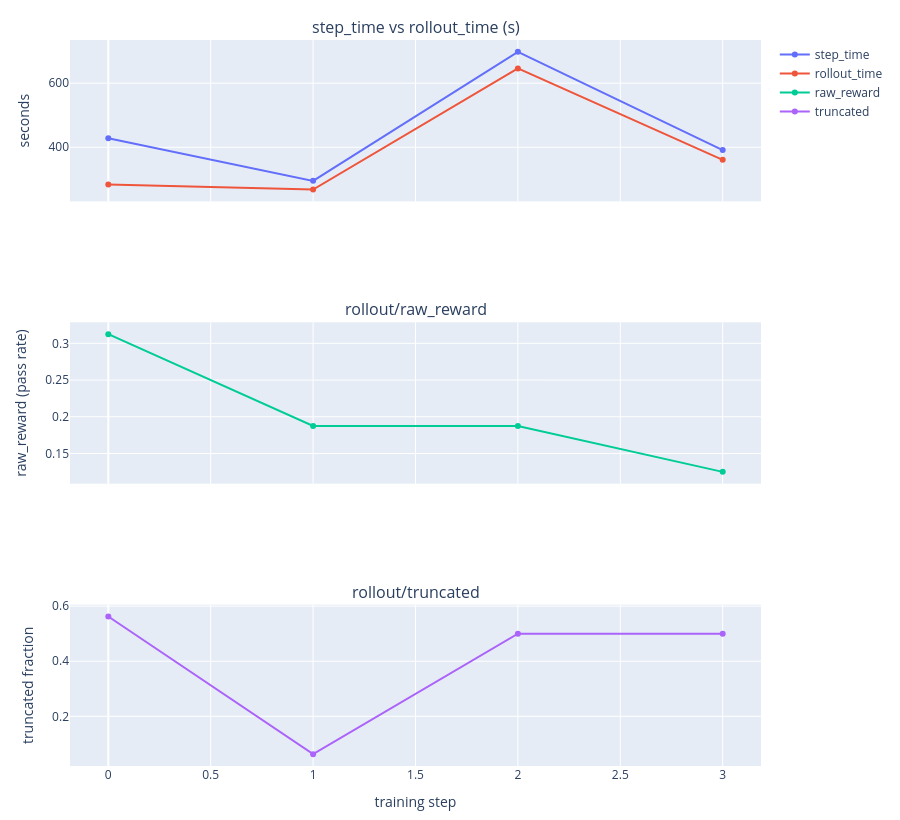

The cell this chart's notebook holds for it:
### Markdown cell above
## 7. Monitoring training

A single cell drives the whole monitoring view. On every refresh it prints the W&B run link (parsed from `train.log`, pinned at the top so it doesn't scroll away) followed by a live tail of `train.log`. What it shows below that depends on where the run currently is:

- During the rollout phase, before the first training step has finished, it reuses the rollout monitor (`rollout_panel` from `notebook-monitoring/`) to show a per-sample view of turns and rewards.
- Once the first full rollout and training step complete, it switches over to live, hover-able line charts.

Those charts are rendered directly in the notebook, using data parsed from `train.log`, so you see the same curves whether or not you're also looking at W&B:

- **Timing** — `step_time` (`perf/step_time`) plotted against `rollout_time` (`perf/rollout_time`).
- **Reward** — `rollout/raw_reward`, the pass rate, per step.
- **Truncated** — `rollout/truncated` per step.

The charts use plotly (installed automatically on first run) with `hovermode="x unified"`, so hovering any point shows the Y value for every series at that step. Below the charts you'll also find a per-step table, reprinted on every refresh so no step is ever dropped from view, and the turns-per-sample breakdown for the most recent rollout. The cell re-renders in place as it goes; interrupting it (the stop button) only stops the cell from reading logs — it has no effect on the training run itself.

### Code cell
# Live training monitor: W&B link + train.log tail + current-step rollout panel +
# hover-able charts. Definitions live in notebook-monitoring/training_monitor.py. Interrupt to end.
import os, sys, importlib
sys.path.insert(0, os.path.join(
    os.environ.get("EX", os.path.join(os.getcwd(), "examples/experimental/qwen3-codecontests")),
    "notebook-monitoring"))
import rollout_monitor, training_monitor
importlib.reload(rollout_monitor); importlib.reload(training_monitor)
training_monitor.watch_training()

### Figure 1 — Plotly figure (JSON) as saved in the notebook; plotly's stock layout.template omitted (floating-point values rounded to 4 significant figures)
{"data": [{"mode": "lines+markers", "name": "step_time", "type": "scatter", "x": [0, 1, 2, 3], "xaxis": "x", "y": [427.8, 295.2, 697.8, 391.2], "yaxis": "y"}, {"mode": "lines+markers", "name": "rollout_time", "type": "scatter", "x": [0, 1, 2, 3], "xaxis": "x", "y": [283.6, 268.2, 646.0, 360.9], "yaxis": "y"}, {"mode": "lines+markers", "name": "raw_reward", "type": "scatter", "x": [0, 1, 2, 3], "xaxis": "x2", "y": [0.3125, 0.1875, 0.1875, 0.125], "yaxis": "y2"}, {"mode": "lines+markers", "name": "truncated", "type": "scatter", "x": [0, 1, 2, 3], "xaxis": "x3", "y": [0.5625, 0.0625, 0.5, 0.5], "yaxis": "y3"}], "layout": {"annotations": [{"font": {"size": 16}, "showarrow": false, "text": "step_time vs rollout_time (s)", "x": 0.5, "xanchor": "center", "xref": "paper", "y": 1, "yanchor": "bottom", "yref": "paper"}, {"font": {"size": 16}, "showarrow": false, "text": "rollout/raw_reward", "x": 0.5, "xanchor": "center", "xref": "paper", "y": 0.6111, "yanchor": "bottom", "yref": "paper"}, {"font": {"size": 16}, "showarrow": false, "text": "rollout/truncated", "x": 0.5, "xanchor": "center", "xref": "paper", "y": 0.2222, "yanchor": "bottom", "yref": "paper"}], "height": 820, "hovermode": "x unified", "margin": {"b": 45, "l": 70, "r": 20, "t": 40}, "xaxis": {"anchor": "y", "domain": [0, 1], "matches": "x3", "showticklabels": false}, "xaxis2": {"anchor": "y2", "domain": [0, 1], "matches": "x3", "showticklabels": false}, "xaxis3": {"anchor": "y3", "domain": [0, 1], "title": {"text": "training step"}}, "yaxis": {"anchor": "x", "domain": [0.7778, 1], "title": {"text": "seconds"}}, "yaxis2": {"anchor": "x2", "domain": [0.3889, 0.6111], "title": {"text": "raw_reward (pass rate)"}}, "yaxis3": {"anchor": "x3", "domain": [0, 0.2222], "title": {"text": "truncated fraction"}}}}
